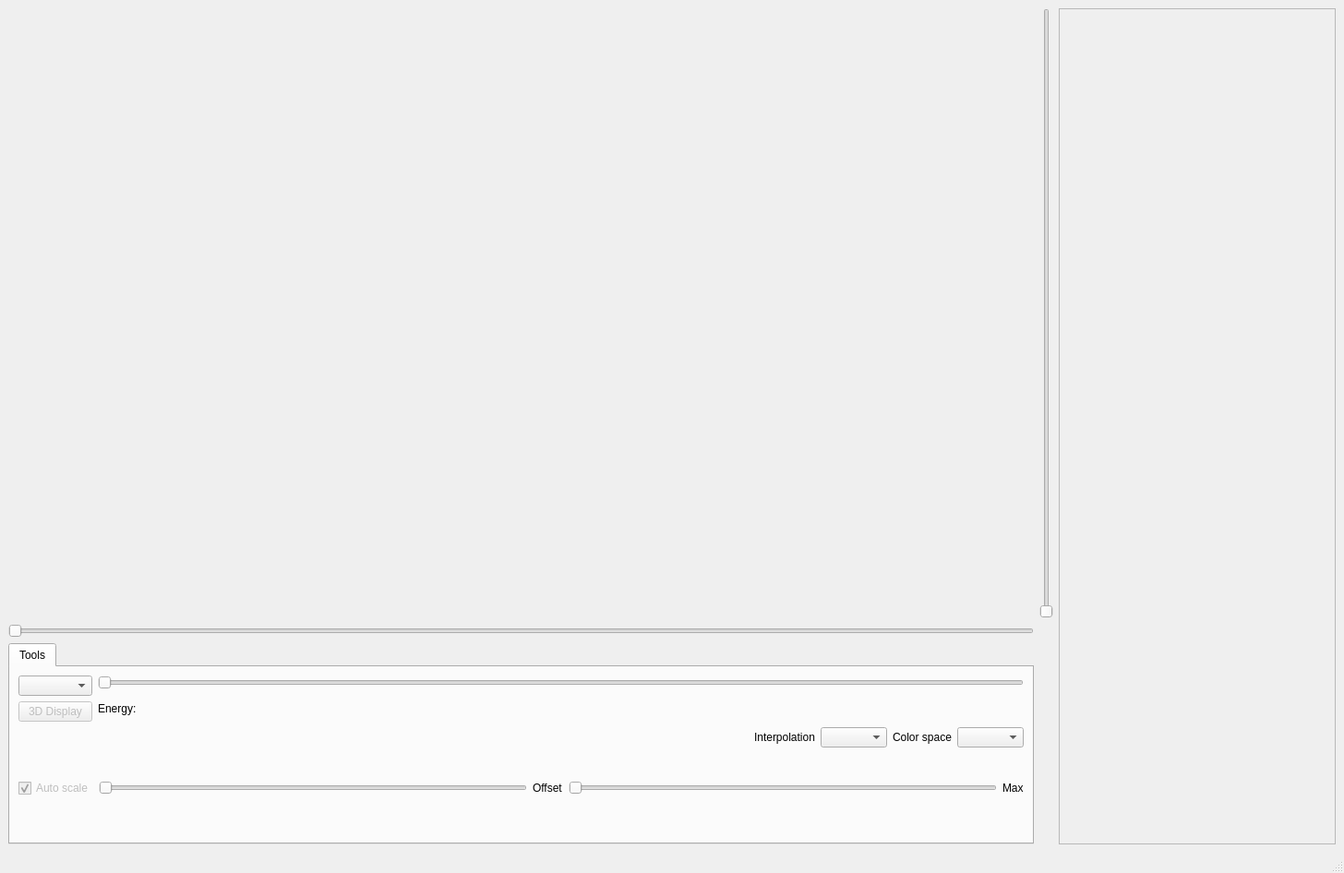
<?xml version="1.0" encoding="UTF-8"?>
<ui version="4.0">
 <class>Generic3dimWindow</class>
 <widget class="QMainWindow" name="Generic3dimWindow">
  <property name="geometry">
   <rect>
    <x>0</x>
    <y>0</y>
    <width>1456</width>
    <height>946</height>
   </rect>
  </property>
  <property name="windowTitle">
   <string>3D Viewer</string>
  </property>
  <widget class="QWidget" name="centralwidget">
   <layout class="QGridLayout" name="gridLayout">
    <item row="1" column="0">
     <layout class="QHBoxLayout" name="horizontalLayout">
      <property name="spacing">
       <number>-1</number>
      </property>
      <item>
       <layout class="QGridLayout" name="gridLayout_2">
        <item row="1" column="0">
         <widget class="QSlider" name="horizontalSlider">
          <property name="orientation">
           <enum>Qt::Horizontal</enum>
          </property>
         </widget>
        </item>
        <item row="0" column="0">
         <widget class="QWidget" name="plotWidget" native="true">
          <property name="sizePolicy">
           <sizepolicy hsizetype="Expanding" vsizetype="Expanding">
            <horstretch>0</horstretch>
            <verstretch>0</verstretch>
           </sizepolicy>
          </property>
          <property name="minimumSize">
           <size>
            <width>640</width>
            <height>480</height>
           </size>
          </property>
          <property name="cursor">
           <cursorShape>ArrowCursor</cursorShape>
          </property>
         </widget>
        </item>
        <item row="0" column="1">
         <widget class="QSlider" name="verticalSlider">
          <property name="orientation">
           <enum>Qt::Vertical</enum>
          </property>
         </widget>
        </item>
        <item row="2" column="0">
         <widget class="QTabWidget" name="plotTools">
          <property name="enabled">
           <bool>true</bool>
          </property>
          <property name="sizePolicy">
           <sizepolicy hsizetype="Preferred" vsizetype="Preferred">
            <horstretch>0</horstretch>
            <verstretch>0</verstretch>
           </sizepolicy>
          </property>
          <property name="minimumSize">
           <size>
            <width>0</width>
            <height>0</height>
           </size>
          </property>
          <property name="maximumSize">
           <size>
            <width>16777215</width>
            <height>900</height>
           </size>
          </property>
          <property name="currentIndex">
           <number>0</number>
          </property>
          <widget class="QWidget" name="d3tab">
           <attribute name="title">
            <string>Tools</string>
           </attribute>
           <layout class="QVBoxLayout" name="verticalLayout_4">
            <item>
             <layout class="QHBoxLayout" name="toolsHorizontalLayout">
              <item>
               <layout class="QVBoxLayout" name="verticalLayout_2">
                <item>
                 <widget class="QWidget" name="tools3D" native="true">
                  <property name="sizePolicy">
                   <sizepolicy hsizetype="Expanding" vsizetype="Expanding">
                    <horstretch>0</horstretch>
                    <verstretch>0</verstretch>
                   </sizepolicy>
                  </property>
                  <property name="minimumSize">
                   <size>
                    <width>0</width>
                    <height>0</height>
                   </size>
                  </property>
                  <layout class="QHBoxLayout" name="horizontalLayout_6">
                   <property name="sizeConstraint">
                    <enum>QLayout::SetMinAndMaxSize</enum>
                   </property>
                   <property name="margin">
                    <number>0</number>
                   </property>
                   <item>
                    <layout class="QVBoxLayout" name="verticalLayout_7">
                     <item>
                      <widget class="QComboBox" name="d3PlotChooser">
                       <property name="minimumSize">
                        <size>
                         <width>13</width>
                         <height>0</height>
                        </size>
                       </property>
                      </widget>
                     </item>
                     <item>
                      <widget class="QPushButton" name="open3DDisplay">
                       <property name="enabled">
                        <bool>false</bool>
                       </property>
                       <property name="text">
                        <string>3D Display</string>
                       </property>
                      </widget>
                     </item>
                    </layout>
                   </item>
                   <item>
                    <layout class="QVBoxLayout" name="verticalLayout_8">
                     <item>
                      <widget class="QSlider" name="zaxisSlider">
                       <property name="maximum">
                        <number>639</number>
                       </property>
                       <property name="orientation">
                        <enum>Qt::Horizontal</enum>
                       </property>
                      </widget>
                     </item>
                     <item>
                      <layout class="QHBoxLayout" name="horizontalLayout_5">
                       <item>
                        <widget class="QLabel" name="zaxisNameLbl">
                         <property name="text">
                          <string>Energy:</string>
                         </property>
                        </widget>
                       </item>
                       <item>
                        <widget class="QLabel" name="zaxisValueLbl">
                         <property name="text">
                          <string/>
                         </property>
                        </widget>
                       </item>
                       <item>
                        <spacer name="horizontalSpacer">
                         <property name="orientation">
                          <enum>Qt::Horizontal</enum>
                         </property>
                         <property name="sizeHint" stdset="0">
                          <size>
                           <width>40</width>
                           <height>20</height>
                          </size>
                         </property>
                        </spacer>
                       </item>
                      </layout>
                     </item>
                    </layout>
                   </item>
                  </layout>
                  <zorder></zorder>
                  <zorder></zorder>
                 </widget>
                </item>
                <item>
                 <widget class="QWidget" name="tools2D" native="true">
                  <property name="sizePolicy">
                   <sizepolicy hsizetype="Expanding" vsizetype="Expanding">
                    <horstretch>0</horstretch>
                    <verstretch>0</verstretch>
                   </sizepolicy>
                  </property>
                  <property name="maximumSize">
                   <size>
                    <width>16777215</width>
                    <height>50</height>
                   </size>
                  </property>
                  <property name="baseSize">
                   <size>
                    <width>0</width>
                    <height>0</height>
                   </size>
                  </property>
                  <layout class="QVBoxLayout" name="verticalLayout_6">
                   <property name="margin">
                    <number>0</number>
                   </property>
                   <item>
                    <layout class="QHBoxLayout" name="horizontalLayout_3">
                     <item>
                      <widget class="QLabel" name="xaxisNameLbl">
                       <property name="text">
                        <string/>
                       </property>
                      </widget>
                     </item>
                     <item>
                      <widget class="QLabel" name="xCoordinate">
                       <property name="text">
                        <string/>
                       </property>
                      </widget>
                     </item>
                     <item>
                      <spacer name="horizontalSpacer_2">
                       <property name="orientation">
                        <enum>Qt::Horizontal</enum>
                       </property>
                       <property name="sizeHint" stdset="0">
                        <size>
                         <width>40</width>
                         <height>20</height>
                        </size>
                       </property>
                      </spacer>
                     </item>
                     <item>
                      <widget class="QLabel" name="label_4">
                       <property name="text">
                        <string>Interpolation</string>
                       </property>
                      </widget>
                     </item>
                     <item>
                      <widget class="QComboBox" name="interpolationChooser"/>
                     </item>
                     <item>
                      <widget class="QLabel" name="label_3">
                       <property name="text">
                        <string>Color space</string>
                       </property>
                      </widget>
                     </item>
                     <item>
                      <widget class="QComboBox" name="colormapChooser"/>
                     </item>
                    </layout>
                   </item>
                   <item>
                    <layout class="QHBoxLayout" name="horizontalLayout_4">
                     <item>
                      <widget class="QLabel" name="yaxisNameLbl">
                       <property name="text">
                        <string/>
                       </property>
                      </widget>
                     </item>
                     <item>
                      <widget class="QLabel" name="yCoordinate">
                       <property name="text">
                        <string/>
                       </property>
                      </widget>
                     </item>
                     <item>
                      <spacer name="horizontalSpacer_3">
                       <property name="orientation">
                        <enum>Qt::Horizontal</enum>
                       </property>
                       <property name="sizeHint" stdset="0">
                        <size>
                         <width>40</width>
                         <height>20</height>
                        </size>
                       </property>
                      </spacer>
                     </item>
                    </layout>
                   </item>
                  </layout>
                 </widget>
                </item>
                <item>
                 <layout class="QHBoxLayout" name="horizontalLayout_2">
                  <item>
                   <widget class="QCheckBox" name="checkAutoScale">
                    <property name="enabled">
                     <bool>false</bool>
                    </property>
                    <property name="text">
                     <string>Auto scale</string>
                    </property>
                    <property name="checked">
                     <bool>true</bool>
                    </property>
                    <property name="tristate">
                     <bool>false</bool>
                    </property>
                   </widget>
                  </item>
                  <item>
                   <widget class="QSlider" name="voffsetslider">
                    <property name="enabled">
                     <bool>false</bool>
                    </property>
                    <property name="maximum">
                     <number>500000</number>
                    </property>
                    <property name="orientation">
                     <enum>Qt::Horizontal</enum>
                    </property>
                   </widget>
                  </item>
                  <item>
                   <widget class="QLabel" name="label">
                    <property name="text">
                     <string>Offset</string>
                    </property>
                   </widget>
                  </item>
                  <item>
                   <widget class="QSlider" name="vmaxslider">
                    <property name="enabled">
                     <bool>false</bool>
                    </property>
                    <property name="maximum">
                     <number>500000</number>
                    </property>
                    <property name="orientation">
                     <enum>Qt::Horizontal</enum>
                    </property>
                   </widget>
                  </item>
                  <item>
                   <widget class="QLabel" name="label_2">
                    <property name="text">
                     <string>Max</string>
                    </property>
                   </widget>
                  </item>
                 </layout>
                </item>
               </layout>
              </item>
             </layout>
            </item>
            <item>
             <spacer name="verticalSpacer">
              <property name="orientation">
               <enum>Qt::Vertical</enum>
              </property>
              <property name="sizeType">
               <enum>QSizePolicy::Minimum</enum>
              </property>
              <property name="sizeHint" stdset="0">
               <size>
                <width>20</width>
                <height>40</height>
               </size>
              </property>
             </spacer>
            </item>
           </layout>
          </widget>
         </widget>
        </item>
       </layout>
      </item>
      <item>
       <layout class="QVBoxLayout" name="verticalLayout"/>
      </item>
      <item>
       <widget class="QTextEdit" name="dataView">
        <property name="enabled">
         <bool>false</bool>
        </property>
        <property name="minimumSize">
         <size>
          <width>300</width>
          <height>0</height>
         </size>
        </property>
        <property name="maximumSize">
         <size>
          <width>300</width>
          <height>16777215</height>
         </size>
        </property>
       </widget>
      </item>
     </layout>
    </item>
   </layout>
  </widget>
  <widget class="QMenuBar" name="menubar">
   <property name="geometry">
    <rect>
     <x>0</x>
     <y>0</y>
     <width>1456</width>
     <height>22</height>
    </rect>
   </property>
  </widget>
  <widget class="QStatusBar" name="statusBar"/>
 </widget>
 <resources/>
 <connections/>
</ui>
